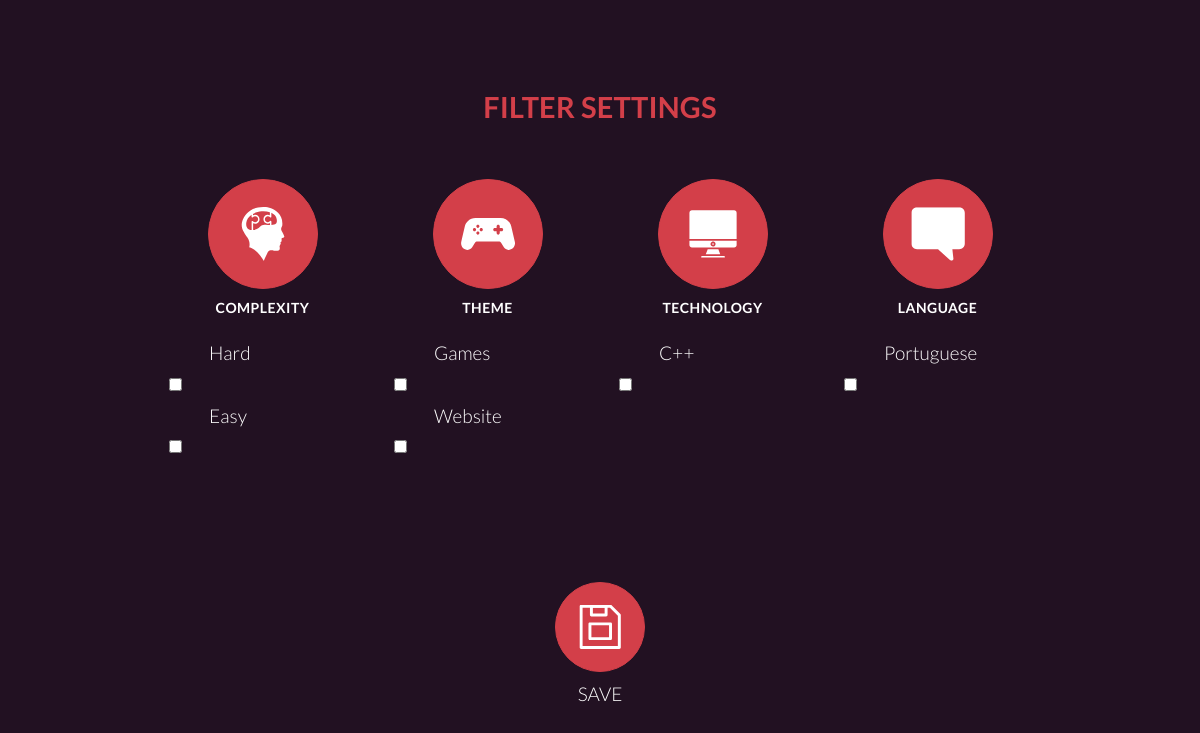
The app's page /filter with its own data.
### matchcore/models.py (models this page shows, shortened)
class ProjectTag(models.Model):
    ARCHETYPE = [
        ('C', 'Complexity'),
        ('T', 'Theme'),
        ('D', 'Technology'),
        ('L', 'Language'),
    ]
    name = models.CharField(max_length=10)
    archetype = models.CharField(max_length=1, choices=ARCHETYPE, default='C')

### matchcore/views.py (the view)
# urls.py: path('filter', views.filter_page, name="filter_page"),
def filter_page(request):
    tags = ProjectTag.objects.all()
    complexity_tags = ProjectTag.objects.filter(archetype='C')
    theme_tags = ProjectTag.objects.filter(archetype='T')
    technology_tags = ProjectTag.objects.filter(archetype='D')
    language_tags = ProjectTag.objects.filter(archetype='L')
    context = {
        'tags': tags,
        'complexity_tags': complexity_tags,
        'theme_tags': theme_tags,
        'technology_tags': technology_tags,
        'language_tags': language_tags,
    }
    return render(request, 'matchcore/filter_page.html', context)

### matchcore/templates/matchcore/filter_page.html (shortened to what this page needs)
{% extends "matchcore/layout_empty.html" %}
{% load static %}
{% block main %}
<form action="/find">
<div class="container filter-list-page">
	<div class="h-100 d-flex flex-column justify-content-center">
		<div class="row justify-content-center mb-5">
			<h3>Filter settings</h3>
		</div>
		<div class="row">
			<div class="col mx-1">
				<div class="text-center mb-3">
					<button class="tag-button btn btn-primary mb-2" data-toggle="modal" data-target="#complexityModal"><img src="{% static 'matchcore/images/filtertags/complexity.svg' %}"></button>
					<span class="tag-name d-block">Complexity</span>
				</div>
				<div class="tag-list scrollable">
					{% for t in complexity_tags %}
					<div class="tag-list-item">{{t.name}}</div>
					<input type="checkbox" id={{t.name}} name={{t.name}}><br>
					{% endfor %}
				</div>
			</div>
			<div class="col mx-1">
				<div class="text-center mb-3">
					<button class="tag-button btn btn-primary mb-2"  data-toggle="modal" data-target="#themeModal"><img src="{% static 'matchcore/images/filtertags/theme.svg' %}"></button>
					<span class="tag-name d-block">Theme</span>
				</div>
				<div class="tag-list scrollable">
					{% for t in theme_tags %}
					<div class="tag-list-item">{{t.name}}</div>
					<input type="checkbox" id={{t.name}} name={{t.name}}><br>
					{% endfor %}
				</div>
			</div>
			<div class="col mx-1">
				<div class="text-center mb-3">
					<button class="tag-button btn btn-primary mb-2" data-toggle="modal" data-target="#technologyModal"><img src="{% static 'matchcore/images/filtertags/technology.svg' %}"></button>
					<span class="tag-name d-block">Technology</span>
				</div>
				<div class="tag-list scrollable">
					{% for t in technology_tags %}
					<div class="tag-list-item">{{t.name}}</div>
					<input type="checkbox" id={{t.name}} name={{t.name}}><br>
					{% endfor %}
				</div>
			</div>
			<div class="col mx-1">
				<div class="text-center mb-3">
					<button class="tag-button btn btn-primary mb-2" data-toggle="modal" data-target="#languageModal"><img src="{% static 'matchcore/images/filtertags/language.svg' %}"></button>
					<span class="tag-name d-block">Language</span>
				</div>
				<div class="tag-list scrollable">
					{% for t in language_tags %}
					<div class="tag-list-item">{{t.name}}</div>
					<input type="checkbox" id={{t.name}} name={{t.name}}><br>
					{% endfor %}
				</div>
			</div>
		</div>
		<div class="row text-center justify-content-center mt-5">
			<div class="col">
				<button class="save-button btn btn-primary mb-2"><img src="{% static 'matchcore/images/save.svg' %}"></button>
				<span class="save-button-text d-block">Save</span>
			</div>
		</div>
	</div>
</div>
</form>
{% endblock %}

### records on screen
ProjectTag: name "Hard"
ProjectTag: name "Easy"
ProjectTag: name "Games"
ProjectTag: name "Website"
ProjectTag: name "C++"
ProjectTag: name "Portuguese"
